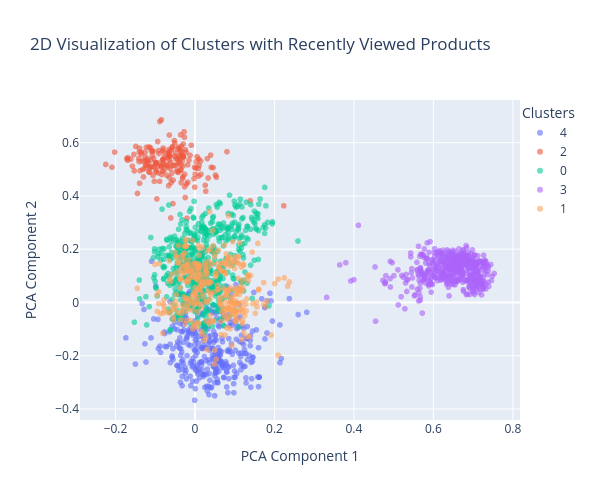

The notebook cell saved with this chart:
### Markdown cell above
Let's plot the Clusters

### Code cell
def plot_clusters(pca_df, num_clusters=5):
    """
    Plots a 2D visualization of clusters using Plotly Express.

    Parameters:
    - pca_df (DataFrame): A Pandas DataFrame containing columns 'x', 'y', and 'cluster'.
      'x' and 'y' are the 2D PCA components, and 'cluster' indicates the cluster label.
    - num_clusters (int): The number of unique clusters to display.
    - recently_viewed_df (DataFrame, optional): DataFrame with 'x' and 'y' coordinates for recently viewed products.

    This function creates an interactive scatter plot where each point is colored according to its cluster.
    Recently viewed products are marked as black crosses if provided.

    Returns:
    - fig (Figure): The Plotly figure object for the plot.
    """

    # Create the base cluster plot
    fig = px.scatter(
        pca_df,
        x='x',
        y='y',
        opacity=0.6,
        size_max=4,
        color= pca_df.cluster.astype(str),
        title='2D Visualization of Clusters with Recently Viewed Products',
        labels={'x': 'PCA Component 1', 'y': 'PCA Component 2'},
        category_orders={'cluster': list(range(num_clusters))},
        # show the product id in the tooltip
        hover_data={'product_id': True}

    )

    # Update layout to add legend title and adjust plot settings
    fig.update_layout(legend_title_text='Clusters', legend=dict(x=1, y=1), width=600, height=500)

    return fig

fig = plot_clusters(pca_df)
fig.show()

### Figure 1 — Plotly figure (JSON) as saved in the notebook; plotly's stock layout.template omitted (floating-point values rounded to 4 significant figures; data arrays with more than 128 entries replaced by an {"elided": "..."} marker saying what was removed)
{"data": [{"customdata": {"elided": "364x1 str values"}, "hovertemplate": "color=4<br>PCA Component 1=%{x}<br>PCA Component 2=%{y}<br>product_id=%{customdata[0]}<extra></extra>", "legendgroup": "4", "marker": {"color": "#636efa", "opacity": 0.6, "symbol": "circle"}, "mode": "markers", "name": "4", "showlegend": true, "type": "scattergl", "x": {"elided": "364 float values"}, "xaxis": "x", "y": {"elided": "364 float values"}, "yaxis": "y"}, {"customdata": {"elided": "181x1 str values"}, "hovertemplate": "color=2<br>PCA Component 1=%{x}<br>PCA Component 2=%{y}<br>product_id=%{customdata[0]}<extra></extra>", "legendgroup": "2", "marker": {"color": "#EF553B", "opacity": 0.6, "symbol": "circle"}, "mode": "markers", "name": "2", "showlegend": true, "type": "scattergl", "x": {"elided": "181 float values"}, "xaxis": "x", "y": {"elided": "181 float values"}, "yaxis": "y"}, {"customdata": {"elided": "564x1 str values"}, "hovertemplate": "color=0<br>PCA Component 1=%{x}<br>PCA Component 2=%{y}<br>product_id=%{customdata[0]}<extra></extra>", "legendgroup": "0", "marker": {"color": "#00cc96", "opacity": 0.6, "symbol": "circle"}, "mode": "markers", "name": "0", "showlegend": true, "type": "scattergl", "x": {"elided": "564 float values"}, "xaxis": "x", "y": {"elided": "564 float values"}, "yaxis": "y"}, {"customdata": {"elided": "538x1 str values"}, "hovertemplate": "color=3<br>PCA Component 1=%{x}<br>PCA Component 2=%{y}<br>product_id=%{customdata[0]}<extra></extra>", "legendgroup": "3", "marker": {"color": "#ab63fa", "opacity": 0.6, "symbol": "circle"}, "mode": "markers", "name": "3", "showlegend": true, "type": "scattergl", "x": {"elided": "538 float values"}, "xaxis": "x", "y": {"elided": "538 float values"}, "yaxis": "y"}, {"customdata": {"elided": "353x1 str values"}, "hovertemplate": "color=1<br>PCA Component 1=%{x}<br>PCA Component 2=%{y}<br>product_id=%{customdata[0]}<extra></extra>", "legendgroup": "1", "marker": {"color": "#FFA15A", "opacity": 0.6, "symbol": "circle"}, "mode": "markers", "name": "1", "showlegend": true, "type": "scattergl", "x": {"elided": "353 float values"}, "xaxis": "x", "y": {"elided": "353 float values"}, "yaxis": "y"}], "layout": {"height": 500, "legend": {"title": {"text": "Clusters"}, "tracegroupgap": 0, "x": 1, "y": 1}, "title": {"text": "2D Visualization of Clusters with Recently Viewed Products"}, "width": 600, "xaxis": {"anchor": "y", "domain": [0, 1], "title": {"text": "PCA Component 1"}}, "yaxis": {"anchor": "x", "domain": [0, 1], "title": {"text": "PCA Component 2"}}}}
